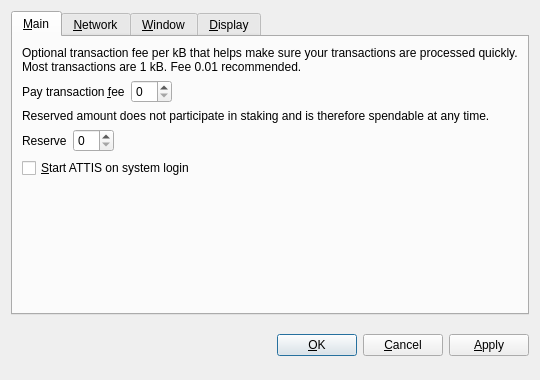
<?xml version="1.0" encoding="UTF-8"?>
<ui version="4.0">
 <class>OptionsDialog</class>
 <widget class="QDialog" name="OptionsDialog">
  <property name="geometry">
   <rect>
    <x>0</x>
    <y>0</y>
    <width>540</width>
    <height>380</height>
   </rect>
  </property>
  <property name="windowTitle">
   <string>Options</string>
  </property>
  <property name="modal">
   <bool>true</bool>
  </property>
  <layout class="QVBoxLayout" name="verticalLayout">
   <item>
    <widget class="QTabWidget" name="tabWidget">
     <property name="tabPosition">
      <enum>QTabWidget::North</enum>
     </property>
     <property name="currentIndex">
      <number>0</number>
     </property>
     <widget class="QWidget" name="tabMain">
      <attribute name="title">
       <string>&amp;Main</string>
      </attribute>
      <layout class="QVBoxLayout" name="verticalLayout_Main">
       <item>
        <widget class="QLabel" name="transactionFeeInfoLabel">
         <property name="text">
          <string>Optional transaction fee per kB that helps make sure your transactions are processed quickly. Most transactions are 1 kB. Fee 0.01 recommended.</string>
         </property>
         <property name="textFormat">
          <enum>Qt::PlainText</enum>
         </property>
         <property name="wordWrap">
          <bool>true</bool>
         </property>
        </widget>
       </item>
       <item>
        <layout class="QHBoxLayout" name="horizontalLayoutFee">
         <item>
          <widget class="QLabel" name="transactionFeeLabel">
           <property name="text">
            <string>Pay transaction &amp;fee</string>
           </property>
           <property name="textFormat">
            <enum>Qt::PlainText</enum>
           </property>
           <property name="buddy">
            <cstring>transactionFee</cstring>
           </property>
          </widget>
         </item>
         <item>
          <widget class="BitcoinAmountField" name="transactionFee"/>
         </item>
         <item>
          <spacer name="horizontalSpacerFee">
           <property name="orientation">
            <enum>Qt::Horizontal</enum>
           </property>
           <property name="sizeHint" stdset="0">
            <size>
             <width>40</width>
             <height>20</height>
            </size>
           </property>
          </spacer>
         </item>
        </layout>
       </item>
       <item>
        <widget class="QLabel" name="reserveBalanceInfoLabel">
         <property name="text">
          <string>Reserved amount does not participate in staking and is therefore spendable at any time.</string>
         </property>
         <property name="textFormat">
          <enum>Qt::PlainText</enum>
         </property>
         <property name="wordWrap">
          <bool>true</bool>
         </property>
        </widget>
       </item>
       <item>
        <layout class="QHBoxLayout" name="horizontalLayoutReserveBalance">
         <item>
          <widget class="QLabel" name="reserveBalanceLabel">
           <property name="text">
            <string>Reserve</string>
           </property>
           <property name="textFormat">
            <enum>Qt::PlainText</enum>
           </property>
           <property name="buddy">
            <cstring>reserveBalance</cstring>
           </property>
          </widget>
         </item>
         <item>
          <widget class="BitcoinAmountField" name="reserveBalance"/>
         </item>
         <item>
          <spacer name="horizontalSpacerReserveBalance">
           <property name="orientation">
            <enum>Qt::Horizontal</enum>
           </property>
           <property name="sizeHint" stdset="0">
            <size>
             <width>40</width>
             <height>20</height>
            </size>
           </property>
          </spacer>
         </item>
        </layout>
       </item>
       <item>
        <widget class="QCheckBox" name="bitcoinAtStartup">
         <property name="toolTip">
          <string>Automatically start ATTIS after logging in to the system.</string>
         </property>
         <property name="text">
          <string>&amp;Start ATTIS on system login</string>
         </property>
        </widget>
       </item>
       <item>
        <spacer name="verticalSpacer_Main">
         <property name="orientation">
          <enum>Qt::Vertical</enum>
         </property>
         <property name="sizeHint" stdset="0">
          <size>
           <width>20</width>
           <height>40</height>
          </size>
         </property>
        </spacer>
       </item>
      </layout>
     </widget>
     <widget class="QWidget" name="tabNetwork">
      <attribute name="title">
       <string>&amp;Network</string>
      </attribute>
      <layout class="QVBoxLayout" name="verticalLayout_Network">
       <item>
        <widget class="QCheckBox" name="mapPortUpnp">
         <property name="toolTip">
          <string>Automatically open the ATTIS client port on the router. This only works when your router supports UPnP and it is enabled.</string>
         </property>
         <property name="text">
          <string>Map port using &amp;UPnP</string>
         </property>
        </widget>
       </item>
       <item>
        <widget class="QCheckBox" name="connectSocks">
         <property name="toolTip">
          <string>Connect to the ATTIS network through a SOCKS proxy (e.g. when connecting through Tor).</string>
         </property>
         <property name="text">
          <string>&amp;Connect through SOCKS proxy:</string>
         </property>
        </widget>
       </item>
       <item>
        <layout class="QHBoxLayout" name="horizontalLayout_Network">
         <item>
          <widget class="QLabel" name="proxyIpLabel">
           <property name="text">
            <string>Proxy &amp;IP:</string>
           </property>
           <property name="textFormat">
            <enum>Qt::PlainText</enum>
           </property>
           <property name="buddy">
            <cstring>proxyIp</cstring>
           </property>
          </widget>
         </item>
         <item>
          <widget class="QValidatedLineEdit" name="proxyIp">
           <property name="maximumSize">
            <size>
             <width>140</width>
             <height>16777215</height>
            </size>
           </property>
           <property name="toolTip">
            <string>IP address of the proxy (e.g. 127.0.0.1)</string>
           </property>
          </widget>
         </item>
         <item>
          <widget class="QLabel" name="proxyPortLabel">
           <property name="text">
            <string>&amp;Port:</string>
           </property>
           <property name="textFormat">
            <enum>Qt::PlainText</enum>
           </property>
           <property name="buddy">
            <cstring>proxyPort</cstring>
           </property>
          </widget>
         </item>
         <item>
          <widget class="QLineEdit" name="proxyPort">
           <property name="maximumSize">
            <size>
             <width>55</width>
             <height>16777215</height>
            </size>
           </property>
           <property name="toolTip">
            <string>Port of the proxy (e.g. 9050)</string>
           </property>
          </widget>
         </item>
         <item>
          <widget class="QLabel" name="socksVersionLabel">
           <property name="text">
            <string>SOCKS &amp;Version:</string>
           </property>
           <property name="textFormat">
            <enum>Qt::PlainText</enum>
           </property>
           <property name="buddy">
            <cstring>socksVersion</cstring>
           </property>
          </widget>
         </item>
         <item>
          <widget class="QValueComboBox" name="socksVersion">
           <property name="toolTip">
            <string>SOCKS version of the proxy (e.g. 5)</string>
           </property>
          </widget>
         </item>
         <item>
          <spacer name="horizontalSpacer_Network">
           <property name="orientation">
            <enum>Qt::Horizontal</enum>
           </property>
           <property name="sizeHint" stdset="0">
            <size>
             <width>40</width>
             <height>20</height>
            </size>
           </property>
          </spacer>
         </item>
        </layout>
       </item>
       <item>
        <spacer name="verticalSpacer_Network">
         <property name="orientation">
          <enum>Qt::Vertical</enum>
         </property>
         <property name="sizeHint" stdset="0">
          <size>
           <width>20</width>
           <height>40</height>
          </size>
         </property>
        </spacer>
       </item>
      </layout>
     </widget>
     <widget class="QWidget" name="tabWindow">
      <attribute name="title">
       <string>&amp;Window</string>
      </attribute>
      <layout class="QVBoxLayout" name="verticalLayout_Window">
       <item>
        <widget class="QCheckBox" name="minimizeToTray">
         <property name="toolTip">
          <string>Show only a tray icon after minimizing the window.</string>
         </property>
         <property name="text">
          <string>&amp;Minimize to the tray instead of the taskbar</string>
         </property>
        </widget>
       </item>
       <item>
        <widget class="QCheckBox" name="minimizeOnClose">
         <property name="toolTip">
          <string>Minimize instead of exit the application when the window is closed. When this option is enabled, the application will be closed only after selecting Quit in the menu.</string>
         </property>
         <property name="text">
          <string>M&amp;inimize on close</string>
         </property>
        </widget>
       </item>
       <item>
        <spacer name="verticalSpacer_Window">
         <property name="orientation">
          <enum>Qt::Vertical</enum>
         </property>
         <property name="sizeHint" stdset="0">
          <size>
           <width>20</width>
           <height>40</height>
          </size>
         </property>
        </spacer>
       </item>
      </layout>
     </widget>
     <widget class="QWidget" name="tabDisplay">
      <attribute name="title">
       <string>&amp;Display</string>
      </attribute>
      <layout class="QVBoxLayout" name="verticalLayout_Display">
       <item>
        <layout class="QHBoxLayout" name="horizontalLayout_1_Display">
         <item>
          <widget class="QLabel" name="langLabel">
           <property name="text">
            <string>User Interface &amp;language:</string>
           </property>
           <property name="textFormat">
            <enum>Qt::PlainText</enum>
           </property>
           <property name="buddy">
            <cstring>lang</cstring>
           </property>
          </widget>
         </item>
         <item>
          <widget class="QValueComboBox" name="lang">
           <property name="toolTip">
            <string>The user interface language can be set here. This setting will take effect after restarting ATTIS.</string>
           </property>
          </widget>
         </item>
        </layout>
       </item>
       <item>
        <layout class="QHBoxLayout" name="horizontalLayout_2_Display">
         <item>
          <widget class="QLabel" name="unitLabel">
           <property name="text">
            <string>&amp;Unit to show amounts in:</string>
           </property>
           <property name="textFormat">
            <enum>Qt::PlainText</enum>
           </property>
           <property name="buddy">
            <cstring>unit</cstring>
           </property>
          </widget>
         </item>
         <item>
          <widget class="QValueComboBox" name="unit">
           <property name="toolTip">
            <string>Choose the default subdivision unit to show in the interface and when sending coins.</string>
           </property>
          </widget>
         </item>
        </layout>
       </item>
       <item>
        <widget class="QCheckBox" name="displayAddresses">
         <property name="toolTip">
          <string>Whether to show ATTIS addresses in the transaction list or not.</string>
         </property>
         <property name="text">
          <string>&amp;Display addresses in transaction list</string>
         </property>
        </widget>
       </item>
       <item>
        <widget class="QCheckBox" name="coinControlFeatures">
         <property name="toolTip">
          <string>Whether to show coin control features or not.</string>
         </property>
         <property name="text">
          <string>Display coin &amp;control features (experts only!)</string>
         </property>
        </widget>
       </item>
       <item>
        <spacer name="verticalSpacer_Display">
         <property name="orientation">
          <enum>Qt::Vertical</enum>
         </property>
         <property name="sizeHint" stdset="0">
          <size>
           <width>20</width>
           <height>40</height>
          </size>
         </property>
        </spacer>
       </item>
      </layout>
     </widget>
    </widget>
   </item>
   <item>
    <layout class="QHBoxLayout" name="horizontalLayout_Buttons">
     <item>
      <spacer name="horizontalSpacer_1">
       <property name="orientation">
        <enum>Qt::Horizontal</enum>
       </property>
       <property name="sizeHint" stdset="0">
        <size>
         <width>40</width>
         <height>48</height>
        </size>
       </property>
      </spacer>
     </item>
     <item>
      <widget class="QLabel" name="statusLabel">
       <property name="font">
        <font>
         <weight>75</weight>
         <bold>true</bold>
        </font>
       </property>
       <property name="text">
        <string/>
       </property>
       <property name="textFormat">
        <enum>Qt::PlainText</enum>
       </property>
       <property name="wordWrap">
        <bool>true</bool>
       </property>
      </widget>
     </item>
     <item>
      <spacer name="horizontalSpacer_2">
       <property name="orientation">
        <enum>Qt::Horizontal</enum>
       </property>
       <property name="sizeHint" stdset="0">
        <size>
         <width>40</width>
         <height>48</height>
        </size>
       </property>
      </spacer>
     </item>
     <item>
      <widget class="QPushButton" name="okButton">
       <property name="text">
        <string>&amp;OK</string>
       </property>
      </widget>
     </item>
     <item>
      <widget class="QPushButton" name="cancelButton">
       <property name="text">
        <string>&amp;Cancel</string>
       </property>
       <property name="autoDefault">
        <bool>false</bool>
       </property>
      </widget>
     </item>
     <item>
      <widget class="QPushButton" name="applyButton">
       <property name="text">
        <string>&amp;Apply</string>
       </property>
       <property name="autoDefault">
        <bool>false</bool>
       </property>
      </widget>
     </item>
    </layout>
   </item>
  </layout>
 </widget>
 <customwidgets>
  <customwidget>
   <class>BitcoinAmountField</class>
   <extends>QSpinBox</extends>
   <header>bitcoinamountfield.h</header>
  </customwidget>
  <customwidget>
   <class>QValueComboBox</class>
   <extends>QComboBox</extends>
   <header>qvaluecombobox.h</header>
  </customwidget>
  <customwidget>
   <class>QValidatedLineEdit</class>
   <extends>QLineEdit</extends>
   <header>qvalidatedlineedit.h</header>
  </customwidget>
 </customwidgets>
 <resources/>
 <connections/>
</ui>
